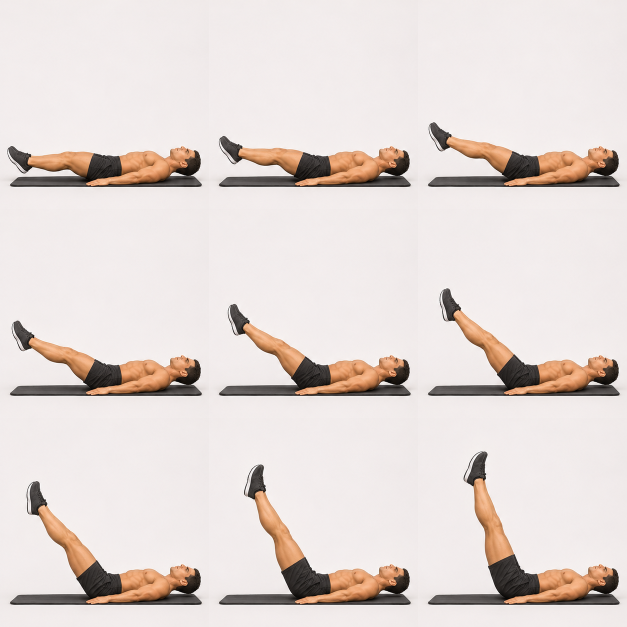
#> input picture docs/generated-frames-v4-followup/lying-leg-raise/sheet-v1.png, 1254 x 1254 px (shown at 1/2 size)
$ python -i study-native-leg-raise.py   (imports and definitions only)
#> lines starting #> are read from the running program, lines starting #| are printed output that depends on the picture; after the words box and inside, x2 and y2 are one past the last pixel; in counts of white or black regions, pixels touching at a corner belong together
"""Visual-only single-DOF raster leg-raise study. Never writes dist/config.

One muscular source silhouette rotates about a fixed hip. No limb scaling,
human mesh, per-frame anatomy generation, or nonuniform body deformation.
"""
from pathlib import Path
import hashlib,json,math
import cv2 as cv
import numpy as np
from PIL import Image,ImageDraw

ROOT=Path(__file__).resolve().parent.parent
BASE=ROOT/'docs/generated-frames-v4-followup/lying-leg-raise'
OUT=BASE/'rig-v1'
SOURCE=BASE/'source-crops-v1/pose-00.png'
CLEAN=OUT/'clean-plate-generated.png'
PIVOT=np.array([263.,415.])
SOURCE_ANGLE=math.degrees(math.atan2(415-397,263-70))
SCALE=3


def sha(path):return hashlib.sha256(path.read_bytes()).hexdigest()
def save_json(path,value):path.write_text(json.dumps(value,ensure_ascii=False,indent=2)+'\n',encoding='utf-8')


# [12 lines left out: function background_fit, not called in this run]


def masks(source):
    hsv=cv.cvtColor(source,cv.COLOR_RGB2HSV)
#> hsv: shape (1254, 1254, 3); mean H, S, V 14.8, 18.1, 226.5
    foreground=((hsv[:,:,1]>30)|(hsv[:,:,2]<170)).astype(np.uint8)*255
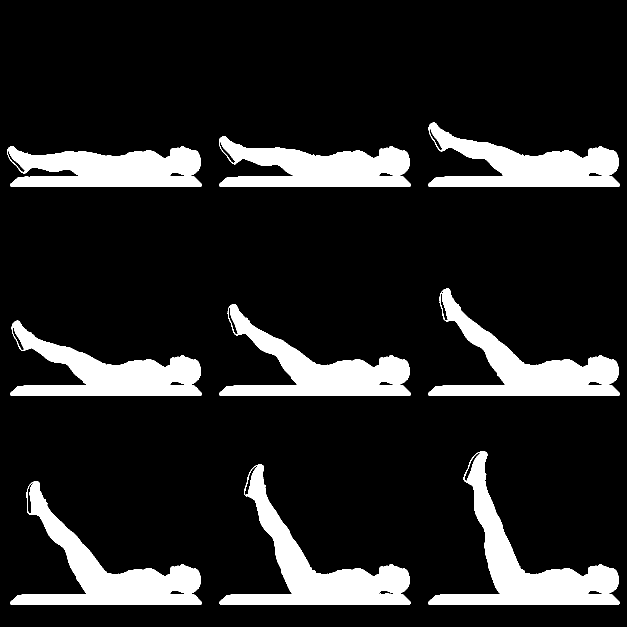
#> foreground: shape (1254, 1254) (shown at 1/2 size); 14.6% white; 9 white regions, largest, box (x1, y1, x2, y2) and area: (856, 903, 1239, 1210) 29220, (438, 929, 821, 1210) 28070, (20, 962, 404, 1210) 26854
    roi=Image.new('L',(512,512));d=ImageDraw.Draw(roi)
#> after `roi = Image.new('L', (512, 512))`: roi: PIL image 512x512 L; every value is 0
    d.polygon([(0,340),(221,340),(284,372),(290,390),(290,429),(274,440),
               (218,441),(200,436),(185,427),(170,425),(140,423),(100,418),
               (75,415),(60,428),(0,428)],fill=255)
#> (the run stopped early here; a loop or call above may not have finished)

$ run again, on dist/assets/thumbnails/dumbbell-lying-triceps-extension.webp
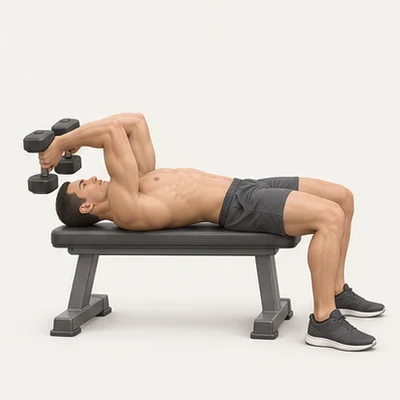
#> input picture dist/assets/thumbnails/dumbbell-lying-triceps-extension.webp, 400 x 400 px
#> hsv: shape (400, 400, 3); mean H, S, V 19.5, 19.9, 217.1
#> in masks, `foreground=((hsv[:,:,1]>30)|(hsv[:,:,2]<170)).astype(np.uint8)*255`:
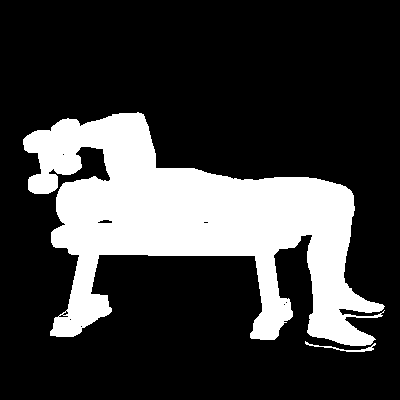
#> foreground: shape (400, 400); 23.7% white; 2 white regions, box (x1, y1, x2, y2) and area: (23, 112, 385, 346) 37723, (305, 341, 376, 352) 155
#> roi: PIL image 512x512 L; every value is 0

$ run again, on dist/assets/thumbnails/dumbbell-shrug.webp
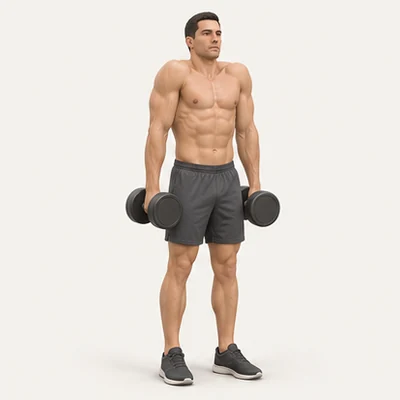
#> input picture dist/assets/thumbnails/dumbbell-shrug.webp, 400 x 400 px
#> hsv: shape (400, 400, 3); mean H, S, V 20.2, 18.2, 226.7
#> in masks, `foreground=((hsv[:,:,1]>30)|(hsv[:,:,2]<170)).astype(np.uint8)*255`:
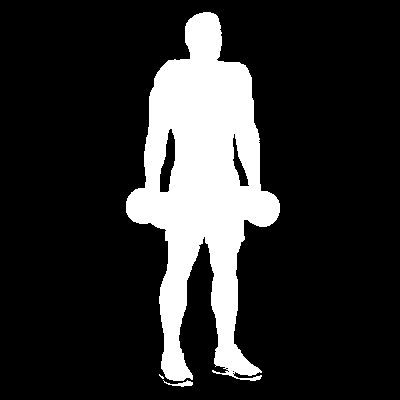
#> foreground: shape (400, 400); 17.4% white; 3 white regions (1 under 20 px), largest, box (x1, y1, x2, y2) and area: (126, 12, 280, 381) 27820, (163, 380, 193, 387) 88
#> roi: PIL image 512x512 L; every value is 0
